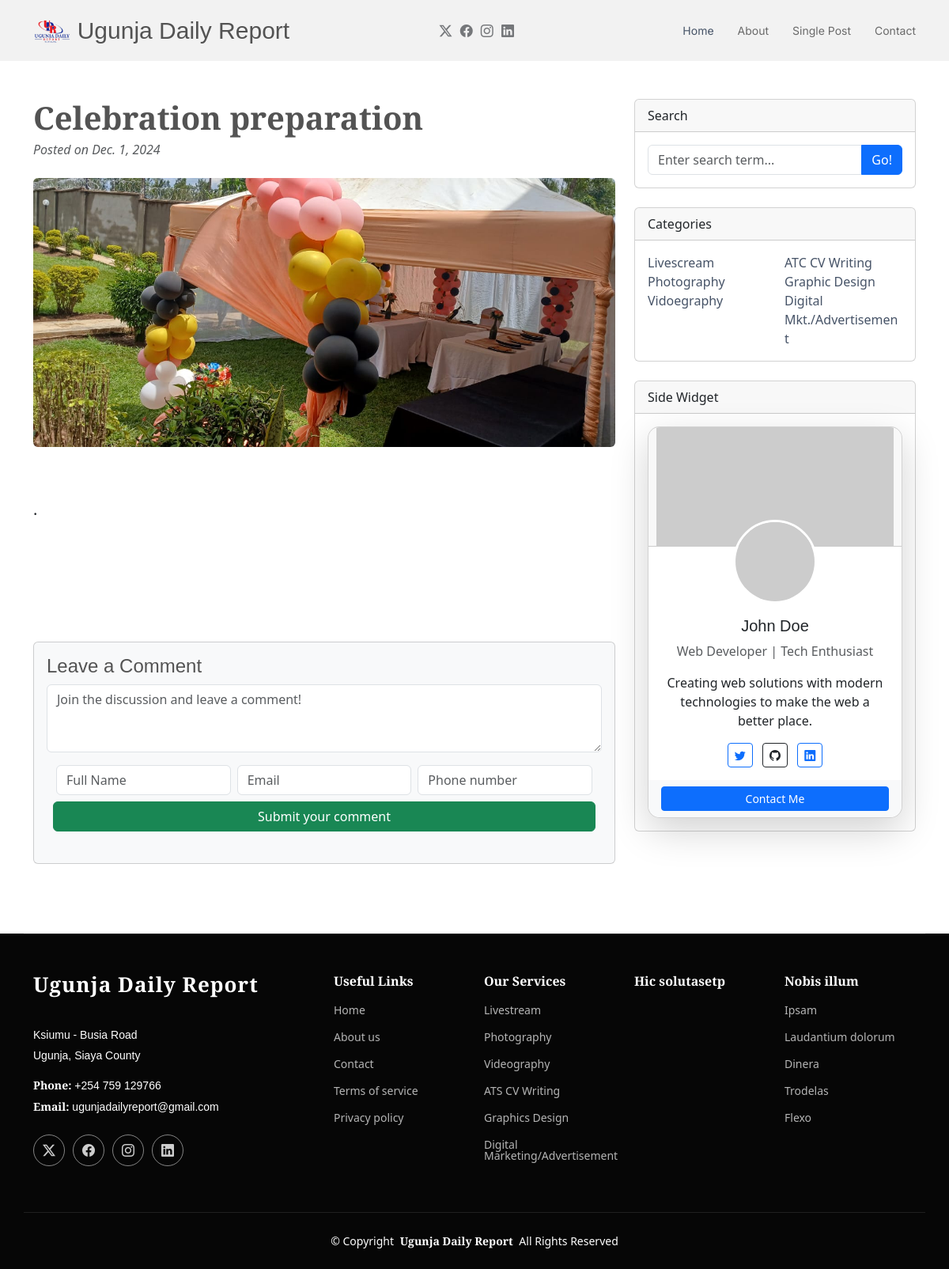
Before: /detail_col2/1 with the older database file.
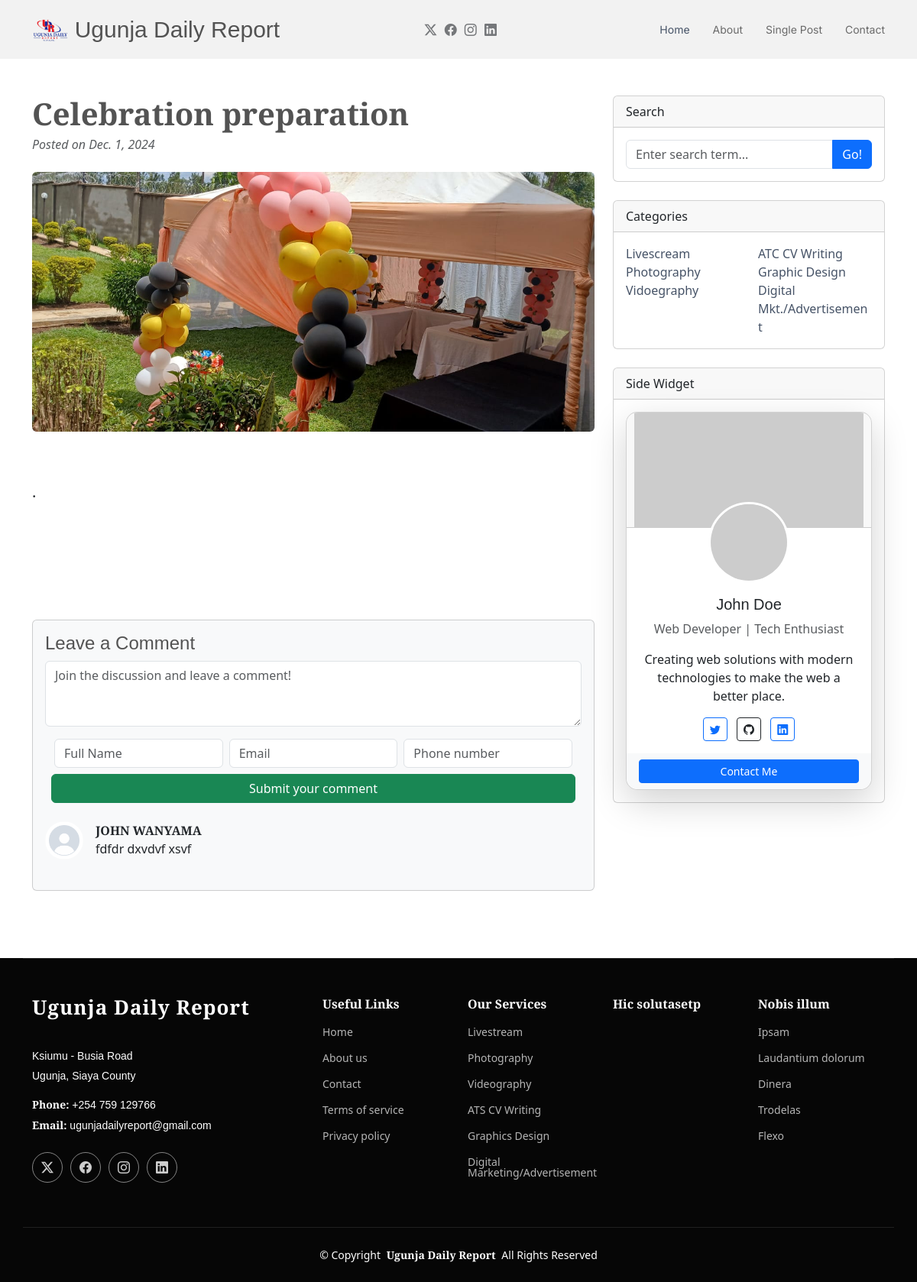
After: the same page with the newer database file.
### daily_report/models.py (models this page shows, shortened)
class comment_col2(models.Model):
    comment = models.TextField()
    full_name = models.CharField(max_length=30, null=False, blank=False)
    email = models.EmailField()
    phone = models.CharField(max_length=13, null=False, blank=False)
    image = models.ImageField(upload_to='uploads/comments', default='uploads/comments/default.jpg')

### daily_report/views.py (the view)
# urls.py: path('detail_col2/<id>', views.detail_col2, name='detail_col2'),
def detail_col2(request, id):
    det_col2 = sub_trending_col_2.objects.get(id=id)
    comment2 = comment_col2.objects.all()
    return render(request, 'detail_col2.html', {'det_col2': det_col2, 'comment2': comment2})

### daily_report/templates/detail_col2.html (shortened to what the changed rows need)
{% load static %}
<!DOCTYPE html>
<html lang="en">
<head>
    <link href="{% static 'assets/vendor/bootstrap/css/bootstrap.min.css' %}" rel="stylesheet">
    <link href="{% static 'assets/vendor/bootstrap-icons/bootstrap-icons.css' %}" rel="stylesheet">
    <link href="{% static 'assets/vendor/aos/aos.css' %}" rel="stylesheet">
    <link href="{% static 'assets/vendor/swiper/swiper-bundle.min.css' %}" rel="stylesheet">
    <link href="{% static 'assets/css/main.css' %}" rel="stylesheet">
</head>
<body class="index-page">
<header id="header" class="header d-flex align-items-center sticky-top">
    <div class="container position-relative d-flex align-items-center justify-content-between">
        <a href="/" class="logo d-flex align-items-center me-auto me-xl-0">
            <h1 class="sitename">Ugunja Daily Report</h1>
        </a>
    </div>
</header>
<div class="container mt-5">
    <div class="row">
        <div class="col-lg-8">
            <article>
                <header class="mb-4">
                    <h1 class="fw-bolder mb-1">{{ det_col2.title }}</h1>
                </header>
            </article>
            <section class="mb-5">
                <div class="card bg-light">
                    <div>
                        <div class="card-body">
                            {% for com in comment2 %}
                                <div class="d-flex mb-4">
                                    <div class="flex-shrink-0"><img class="rounded-circle"
                                                                    src="/media/{{ com.image }}" alt="..." height="50"
                                                                    width="50"></div>
                                    <div class="ms-3">
                                        <div class="fw-bold">{{ com.full_name }}</div>
                                        {{ com.comment }}
                                    </div>
                                </div>
                            {% endfor %}
                        </div>
                    </div>
            </section>
        </div>
            <link rel="stylesheet" href="https://cdn.jsdelivr.net/npm/bootstrap-icons/font/bootstrap-icons.css">
    </div>
</div>
</body>
</html>

Changed rows visible on the page:
added comment_col2: image (placeholder picture), full_name "JOHN WANYAMA", comment "fdfdr dxvdvf xsvf"
